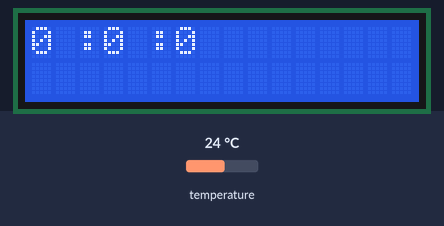
Recording of a sketch running on a simulated Arduino Uno, built with avr-gcc and run on an emulated ATmega328P. Shown: 16×2 character LCD. The test bench sets the inputs (shaded band); at power-on: temperature 24 °C. The local clock reads 2024-03-15 10:24:30 at power-on unless the sketch sets it; what the sketch prints to the serial monitor is not drawn.

Above: at 3.1 s.
At 18.2 s:
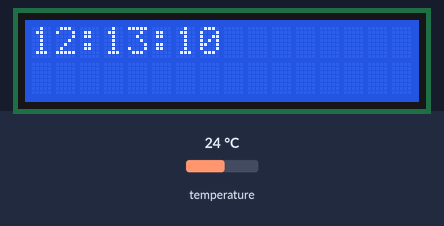
At 33.2 s:
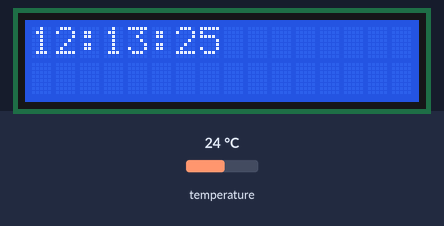
At 63.4 s:
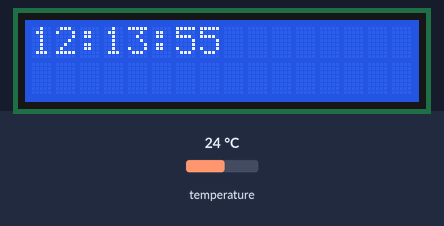
At 93.5 s:
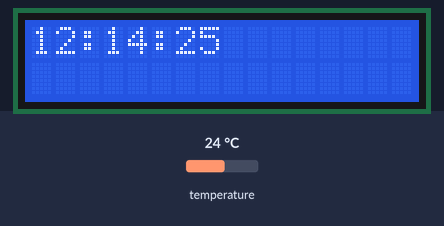
At 123.6 s:
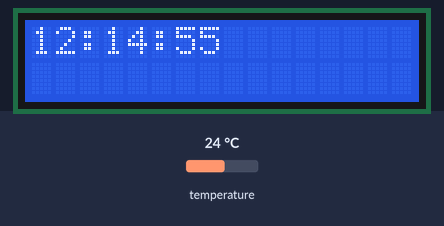

Measured:
- what the display in image 0 shows lasts 5.0 s, from 3.1 s to 8.1 s

The sketch:

rtc_lcd.ino
```cpp
#include "Arduino.h"
#include "uRTCLib.h"
#include <LiquidCrystal_I2C.h>

// uRTCLib rtc;
uRTCLib rtc(0x68);
LiquidCrystal_I2C lcd(0x27,16,2);

char daysOfTheWeek[7][12] = {"Sunday", "Monday", "Tuesday", "Wednesday", "Thursday", "Friday", "Saturday"};

void setup() {
  Serial.begin(9600);
  lcd.begin();

  delay(3000); // wait for console opening

  URTCLIB_WIRE.begin();

  // Comment out below line once you set the date & time.
  // Following line sets the RTC with an explicit date & time
  // for example to set January 13 2022 at 12:56 you would call:
   rtc.set(0, 13, 12, 3, 29, 8, 23);
  // rtc.set(second, minute, hour, dayOfWeek, dayOfMonth, month, year)
  // set day of week (1=Sunday, 7=Saturday)
}

void loop() {

lcd.setCursor(0,0);
lcd.print(rtc.hour());
lcd.setCursor(2,0);
lcd.print(":");
lcd.setCursor(3,0);
lcd.print(rtc.minute());
lcd.setCursor(5,0);
lcd.print(":");
lcd.setCursor(6,0);
lcd.print(rtc.second());


  rtc.refresh();

  Serial.print("Current Date & Time: ");
  Serial.print(rtc.year());
  Serial.print('/');
  Serial.print(rtc.month());
  Serial.print('/');
  Serial.print(rtc.day());

  Serial.print(" (");
  Serial.print(daysOfTheWeek[rtc.dayOfWeek()-1]);
  Serial.print(") ");

  Serial.print(rtc.hour());
  Serial.print(':');
  Serial.print(rtc.minute());
  Serial.print(':');
  Serial.println(rtc.second());

  Serial.print("Temperature: ");
  Serial.print(rtc.temp()  / 100);
  Serial.print("\xC2\xB0");   //shows degrees character
  Serial.println("C");

  Serial.println();
  delay(5000);

}
```
